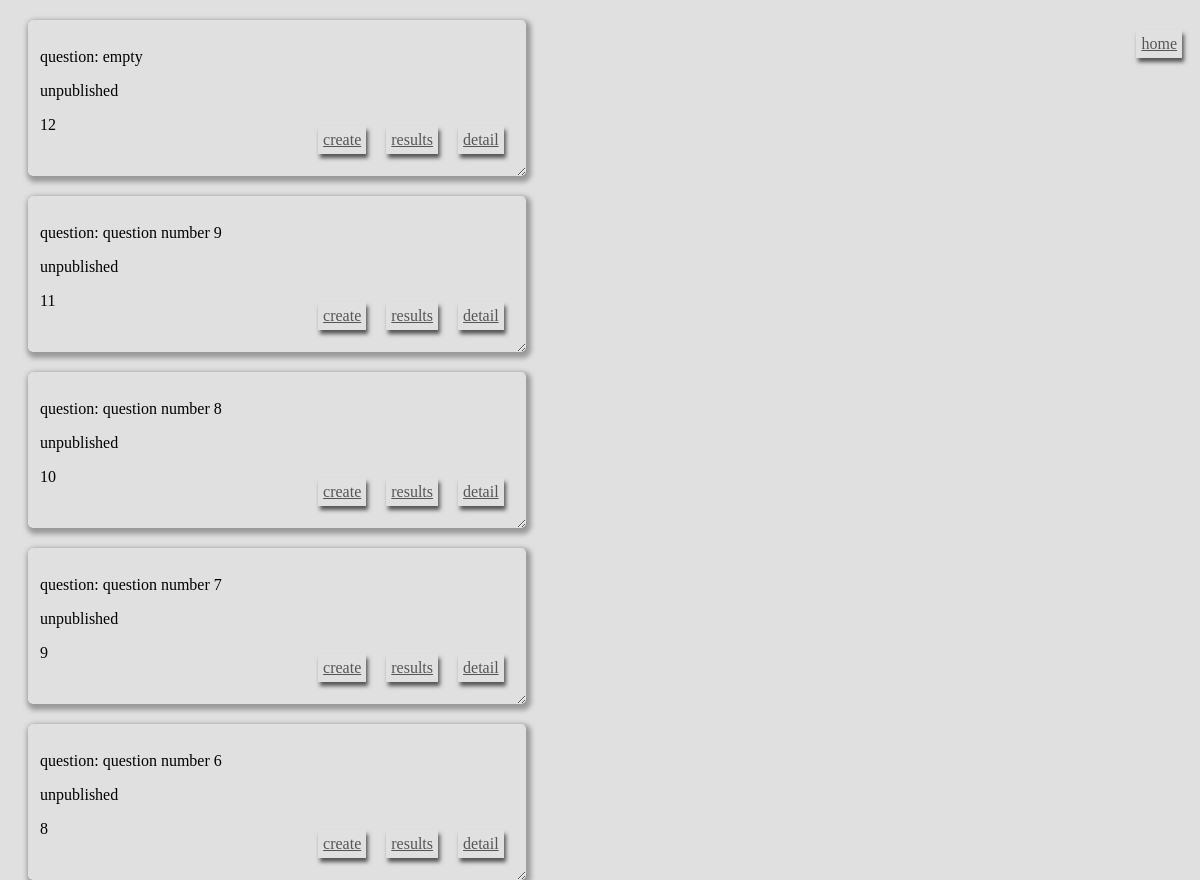
Screenshot of /polls/ with the database file from the repository.
### polls/models.py (models this page shows)
class Question(models.Model):
    question_text = models.CharField(max_length=200)
    pub_date = models.DateTimeField('date published')
    def was_published_recently(self):
        now = timezone.now()
        return now - datetime.timedelta(days=1) <= self.pub_date <= now

### polls/views.py (the view)
class IndexView(generic.ListView):
    template_name = 'polls/index.html'
    context_object_name = 'questions'
    def get_queryset(self):
        return Question.objects.order_by('-pub_date')[:5]

### polls/templates/polls/index.html
{% extends 'polls/base.html' %}
{% block content %}
    {% for question in questions %}
        <div class="card">
            <p>question: {{ question.question_text }}</p>
            <p>
                {% if not question.was_published_recently %}
                    <p>unpublished</p>
                {% endif %}
            </p>
            <P>
                <a href={% url 'polls:detail' pk=question.pk %}>detail</a>
                <a href={% url 'polls:results' pk=question.pk %}>results</a>
                <a href={% url 'polls:createchoice' question_id=question.pk %}>create</a>
                <p>{{question.pk}}</p>
            </P>
        </div>
    {% endfor %}
{% endblock %}

### polls/templates/polls/base.html (shortened to what this page needs)
{% load staticfiles %}
<html>
    <head>
        <link rel="stylesheet" href="{% static 'polls/style.css' %}" />
        <link rel='stylesheet' href={% static 'polls/style.css' %}>
    </head>
    <div class="home">
        <a href={% url 'polls:index' %}>home</a>
    </div>
    {% block content %}
    {% endblock %}
</html>

### polls/static/polls/style.css (style rules this page uses)
a { margin: 10px; color: #555555; padding: 5px; box-shadow: 2px 4px 4px; border: 2px; border-color: #333333; float: right; }
.card { margin: 20px; border: 2 px #DDDDDD; border-color: #000000 background-color: #EEEEEE; width: 40%; width-max: 30px; position: relative; display: inine-block; hight: auto; padding: 12px; box-shadow: 2px 3px 5px 3px #999999; border-radius: 5px; resize: both; overflow: auto; }

### rows the page displays
Question: question_text "empty", shows "unpublished", pk "12"
Question: question_text "question number 9", shows "unpublished", pk "11"
Question: question_text "question number 8", shows "unpublished", pk "10"
Question: question_text "question number 7", shows "unpublished", pk "9"
Question: question_text "question number 6", shows "unpublished", pk "8"
